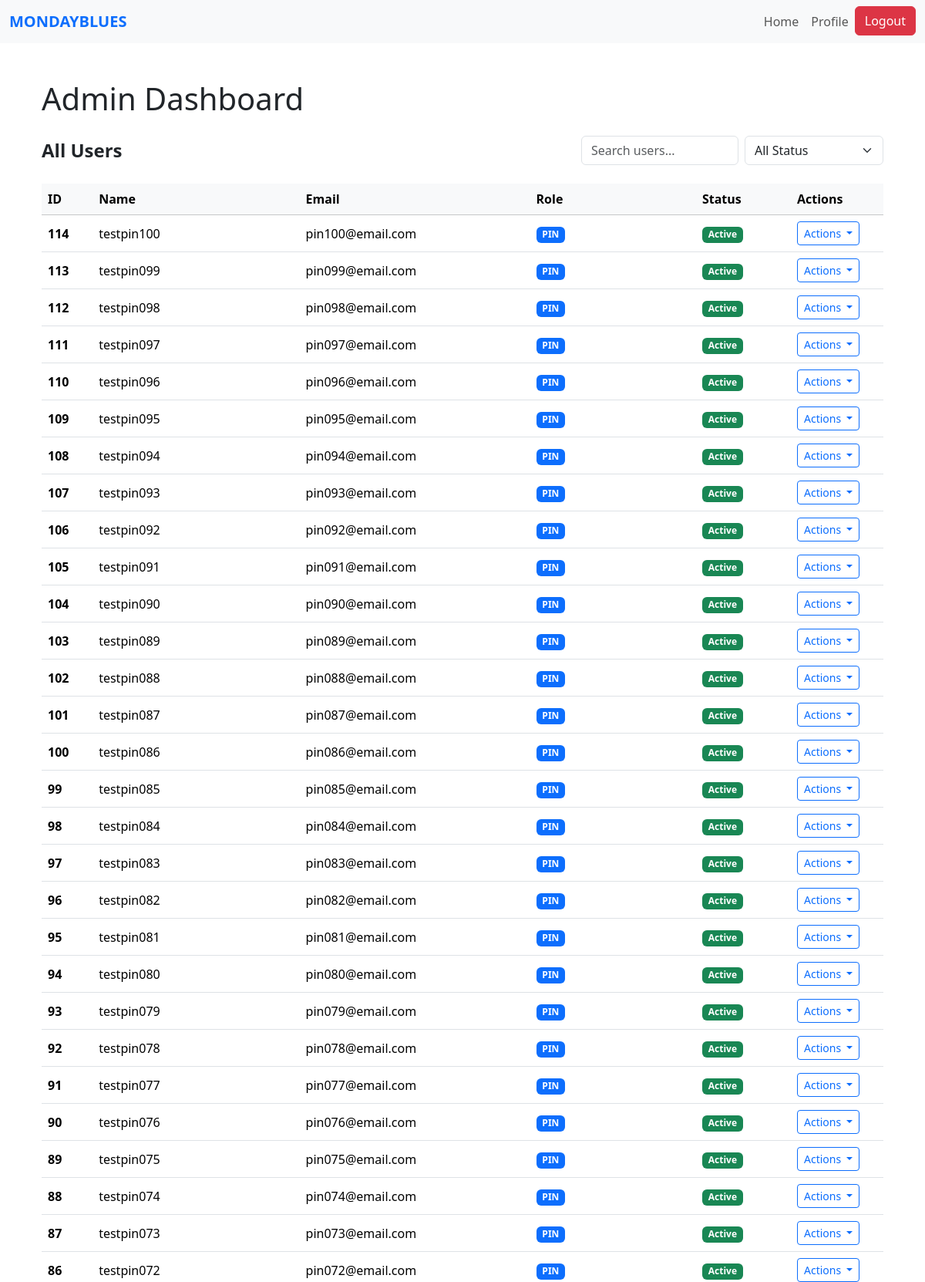
The app's page /admin (signed in, upper part) with its own data.
### website/models.py (models this page shows)
class User(db.Model, UserMixin):
    id = db.Column(db.Integer, primary_key=True)
    name = db.Column(db.String(150))
    email = db.Column(db.String(150), unique=True)
    password = db.Column(db.String(150))
    date_created = db.Column(db.DateTime(timezone=True), default=func.now())
    role = db.Column(db.String(50), default='PIN')
    status = db.Column(db.String(20), default='Pending')  # Pending, Approved, Suspended
    """    total_rating = db.Column(db.Float, default=0)
    num_ratings = db.Column(db.Integer, default=0)

    def update_rating(self, new_rating: float):
        #Update overall CSR rating with a new rating value.
        if self.num_ratings == 0:
            self.total_rating = new_rating
        else:
            self.total_rating = ((self.total_rating * self.num_ratings) + new_rating) / (self.num_ratings + 1)
        self.num_ratings += 1"""

### website/admin.py (the view)
@admin.route('/admin')
@login_required
def dashboard():
    users = User.query.order_by(User.date_created.desc()).all()
    return render_template("admin_dashboard.html", users=users)

### website/templates/admin_dashboard.html (shortened to what this page needs)
{% extends "base.html" %}
{% block content %}
<div class="container mt-5">
    <h1 class="mb-4">Admin Dashboard</h1>
    <div class="user-management">
        <div class="d-flex justify-content-between align-items-center mb-4 flex-wrap gap-3">
            <h4 class="fw-bold mb-0">All Users</h4>
            <div class="d-flex flex align-items-center gap-2">
                <input type="text"
                       class="form-control"
                       placeholder="Search users..."
                       id="searchInput"
                       style="max-width: 250px;">
                <select class="form-select" id="statusFilter" style="max-width: 180px;">
                    <option value="">All Status</option>
                </select>
            </div>
        </div>
        <div class="table-container position-relative">
            <table class="table align-middle table-hover">
                <thead class="table-light sticky-top">
                    <tr>
                        <th>ID</th>
                        <th>Name</th>
                        <th>Email</th>
                        <th>Role</th>
                        <th>Status</th>
                        <th style="width: 120px;">Actions</th>
                    </tr>
                </thead>
                <tbody id="userTableBody">
                    {% if users and users|length > 0 %}
                        {% for user in users %}
                        <tr>
                            <td><strong>{{ user.id }}</strong></td>
                            <td>{{ user.name }}</td>
                            <td>{{ user.email }}</td>
                            <td>
                                {% if user.role == 'Admin' %}
                                    <span class="badge bg-danger">{{ user.role }}</span>
                                {% else %}
                                    <span class="badge bg-primary">{{ user.role }}</span>
                                {% endif %}
                            </td>
                            <td>
                                {% if user.status == 'Active' %}
                                    <span class="badge bg-success">Active</span>
                                {% elif user.status == 'Pending' %}
                                    <span class="badge bg-warning text-dark">Pending</span>
                                {% elif user.status == 'Suspended' %}
                                    <span class="badge bg-danger">Suspended</span>
                                {% endif %}
                            </td>
                            <td>
                                {% if user.role != "Admin" %}
                                <div class="dropdown position-static">
                                    <button class="btn btn-outline-primary btn-sm dropdown-toggle"
                                            type="button"
                                            id="actionDropdown{{ user.id }}"
                                            data-bs-toggle="dropdown"
                                            aria-expanded="false">
                                        Actions
                                    </button>
                                </div>
                                {% endif %}
                            </td>
                        </tr>
                        {% endfor %}
                    {% endif %}
                </tbody>
            </table>
        </div>
    </div>
</div>
{% endblock %}

### records on screen
User: id "114", name "testpin100", email "pin100@email.com", role "PIN", status "Active"
User: id "113", name "testpin099", email "pin099@email.com", role "PIN", status "Active"
User: id "112", name "testpin098", email "pin098@email.com", role "PIN", status "Active"
User: id "111", name "testpin097", email "pin097@email.com", role "PIN", status "Active"
User: id "110", name "testpin096", email "pin096@email.com", role "PIN", status "Active"
User: id "109", name "testpin095", email "pin095@email.com", role "PIN", status "Active"
User: id "108", name "testpin094", email "pin094@email.com", role "PIN", status "Active"
User: id "107", name "testpin093", email "pin093@email.com", role "PIN", status "Active"
User: id "106", name "testpin092", email "pin092@email.com", role "PIN", status "Active"
User: id "105", name "testpin091", email "pin091@email.com", role "PIN", status "Active"
User: id "104", name "testpin090", email "pin090@email.com", role "PIN", status "Active"
User: id "103", name "testpin089", email "pin089@email.com", role "PIN", status "Active"
User: id "102", name "testpin088", email "pin088@email.com", role "PIN", status "Active"
User: id "101", name "testpin087", email "pin087@email.com", role "PIN", status "Active"
User: id "100", name "testpin086", email "pin086@email.com", role "PIN", status "Active"
User: id "99", name "testpin085", email "pin085@email.com", role "PIN", status "Active"
User: id "98", name "testpin084", email "pin084@email.com", role "PIN", status "Active"
User: id "97", name "testpin083", email "pin083@email.com", role "PIN", status "Active"
User: id "96", name "testpin082", email "pin082@email.com", role "PIN", status "Active"
User: id "95", name "testpin081", email "pin081@email.com", role "PIN", status "Active"
User: id "94", name "testpin080", email "pin080@email.com", role "PIN", status "Active"
User: id "93", name "testpin079", email "pin079@email.com", role "PIN", status "Active"
User: id "92", name "testpin078", email "pin078@email.com", role "PIN", status "Active"
User: id "91", name "testpin077", email "pin077@email.com", role "PIN", status "Active"
User: id "90", name "testpin076", email "pin076@email.com", role "PIN", status "Active"
User: id "89", name "testpin075", email "pin075@email.com", role "PIN", status "Active"
User: id "88", name "testpin074", email "pin074@email.com", role "PIN", status "Active"
User: id "87", name "testpin073", email "pin073@email.com", role "PIN", status "Active"
User: id "86", name "testpin072", email "pin072@email.com", role "PIN", status "Active"
